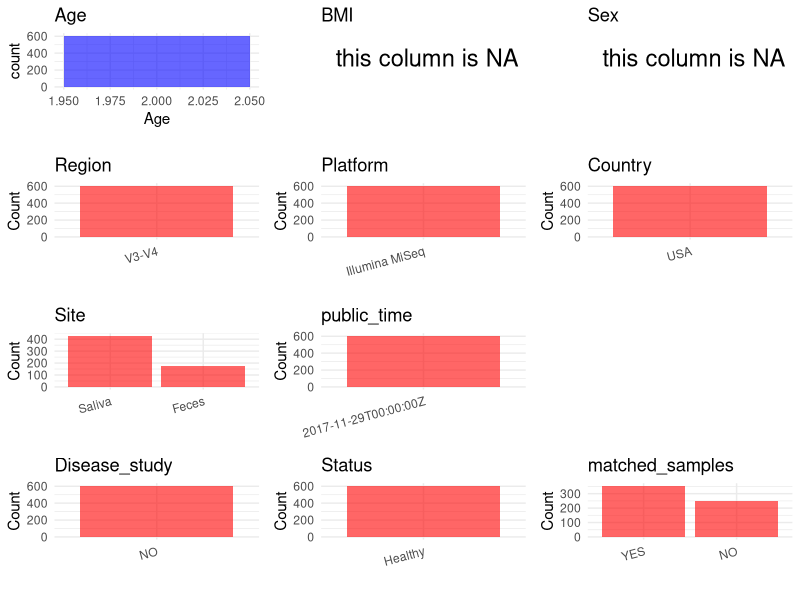

Source code (R): (Note: this script raises an error after producing the figure.)
## ---- chunk 1
# Load necessary libraries
library(dplyr)
library(ggplot2)
library(cowplot)

# Set working directory (update this path to your local directory)
setwd("D:/oral_project/PRJNA420339")

# Read the initial metadata files
initial_meta<-read.csv("SraRunTable.csv",header = T)

# Combine the two metadata files
#meta <- rbind(initial_meta, initial_meta1)

#Remove entries where Organism is "gut metagenome" (non-oral samples)
#initial_meta <- subset(initial_meta,isolation_source!= "feces")

# Check the number of samples containing "HT" in Sample.Name (e.g., healthy controls)
#nrow(subset(meta, grepl("HT", Sample.Name)))

# Display the first few rows of the metadata
head(initial_meta)
## ---- chunk 2
# Create a uniform metadata dataframe
metadata <- data.frame(
  BioProject = initial_meta$BioProject,
  Run = initial_meta$Run,
  sample_name = initial_meta$host_subject_id,
  Age = initial_meta$host_age,
  BMI = NA,
  Sex=NA,
  Region = "V3-V4",
  Platform = initial_meta$Instrument,
  Country = "USA",
  Site = initial_meta$env_material,
  public_time = initial_meta$ReleaseDate,
  stringsAsFactors = FALSE
)
## ---- chunk 3
# Add information obtained from the publication
metadata$PCR_primers <- "F:TCGTCGGCAGCGTCAGATGTGTATAAGAGA
CAGCCTACGGGNGGCWGCAG R:GTCTCGTGGGCTCGGAGATGTGTATAAGAGACAGGACTACHVGGGTATCTAATCC"
metadata$title <- "Child Weight Gain Trajectories Linked To Oral Microbiota Composition"
#metadata<-subset(uniform_meta,Site!="feces")
metadata$Disease_study <- "NO"
# Assign disease status based on sample_name patterns
metadata$Status <- "Healthy"

metadata <- metadata %>%
  mutate(Site = case_when(
    Site == "Buccal Swab" ~ "Saliva",
    Site == "Stool" ~ "Feces",
    TRUE ~ Site  # 保持其他值不变
  ))
#extract subject id by remove prefix of sample_name
keep_subjects<-subset(metadata,Site=="Saliva")
#metadata$sample_name <- gsub("[FSP].*", "", metadata$sample_name)
#get subjects id with Saliva available

#remove subjects without Saliva samples
metadata<-subset(metadata,sample_name %in% keep_subjects$sample_name)
#get subjects sampling counts
sample_counts <- table(metadata$sample_name)
# Create matched_samples column, any subjects have >=2 samples will be label "YES", otherwise "NO"
metadata$matched_samples <- ifelse(metadata$sample_name %in% names(sample_counts[sample_counts >= 2]), "YES", "NO")
metadata$Age<-2
## ---- chunk 4
# Check the number of unique runs and sample names
print(paste("Number of unique runs:", length(unique(metadata$Run))))
print(paste("Number of unique sample names:", length(unique(metadata$sample_name))))
## ---- chunk 5
# Select columns for visualization
plot_data <- metadata %>%
  select(-BioProject, -Run, -sample_name, -title,-PCR_primers)

# Function to create simple plots for each column
create_simple_plots <- function(data) {
  plots <- list()
  
  for (col in colnames(data)) {
    # Check if the column is all NA
    if (all(is.na(data[[col]]))) {
      # Create an empty plot with text indicating all NA
      p <- ggplot() +
        annotate("text", x = 0.5, y = 0.5, label = "this column is NA", size = 6) +
        labs(title = col) +
        theme_void()
    } else if (is.numeric(data[[col]])) {
      # Numeric variable: histogram
      p <- ggplot(data, aes(x = .data[[col]])) +
        geom_histogram(fill = "blue", alpha = 0.6, bins = 20, na.rm = TRUE) +
        labs(title = col) +
        theme_minimal()
    } else {
      # Categorical variable: bar plot (remove NA values)
      count_data <- as.data.frame(table(data[[col]], useNA = "ifany"))
      p <- ggplot(count_data, aes(x = reorder(Var1, -Freq), y = Freq)) +
        geom_col(fill = "red", alpha = 0.6) +
        labs(title = col, x = NULL, y = "Count") +
        theme_minimal() +
        theme(axis.text.x = element_text(angle = 15, hjust = 1))
    }
    plots[[col]] <- p
  }
  
  return(plots)
}

# Generate and arrange plots
plots <- create_simple_plots(plot_data)
p<-plot_grid(plots$Age, 
          plots$BMI, 
          plots$Sex, 
          plots$Region, 
          plots$Platform, 
          plots$Country, 
          plots$Site,
          plots$public_time, 
          plots$PCR_primers,
          plots$Disease_study,
          plots$Status,
          plots$matched_samples,# add 
          ncol = 3, align = "hv", axis = "lb")
ggsave("Metadata_Summary.png", plot = p, width = 8, height = 6, dpi = 150)
## ---- chunk 6
knitr::include_graphics("Metadata_Summary.png")
## ---- chunk 7
# Reorder columns to match the desired format
metadata <- metadata[, c(
  "BioProject", "Run", "sample_name", "Age", "BMI", "Sex", 
  "Region", "Platform", "Country", "Site", "public_time", 
  "PCR_primers", "title", "Disease_study", "Status","matched_samples"
)]

# Export the uniform metadata to a CSV file
write.csv(metadata, file = "metadata.csv", quote = FALSE)
head(metadata)
